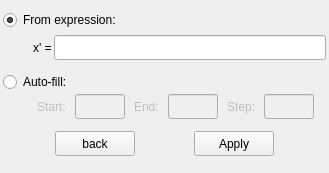
<?xml version="1.0" encoding="UTF-8"?>
<ui version="4.0">
 <class>FillOptions</class>
 <widget class="QWidget" name="FillOptions">
  <property name="geometry">
   <rect>
    <x>0</x>
    <y>0</y>
    <width>329</width>
    <height>173</height>
   </rect>
  </property>
  <property name="sizePolicy">
   <sizepolicy hsizetype="Minimum" vsizetype="Minimum">
    <horstretch>0</horstretch>
    <verstretch>0</verstretch>
   </sizepolicy>
  </property>
  <property name="windowTitle">
   <string>Representaion range</string>
  </property>
  <layout class="QVBoxLayout" name="verticalLayout">
   <property name="spacing">
    <number>8</number>
   </property>
   <property name="leftMargin">
    <number>3</number>
   </property>
   <property name="topMargin">
    <number>3</number>
   </property>
   <property name="rightMargin">
    <number>3</number>
   </property>
   <property name="bottomMargin">
    <number>3</number>
   </property>
   <item>
    <layout class="QVBoxLayout" name="verticalLayout_3">
     <property name="spacing">
      <number>2</number>
     </property>
     <item>
      <widget class="QRadioButton" name="fromExpression">
       <property name="sizePolicy">
        <sizepolicy hsizetype="Minimum" vsizetype="Minimum">
         <horstretch>0</horstretch>
         <verstretch>0</verstretch>
        </sizepolicy>
       </property>
       <property name="maximumSize">
        <size>
         <width>16777215</width>
         <height>26</height>
        </size>
       </property>
       <property name="text">
        <string>From expression:</string>
       </property>
       <property name="checked">
        <bool>true</bool>
       </property>
      </widget>
     </item>
     <item>
      <layout class="QHBoxLayout" name="horizontalLayout_3">
       <item>
        <spacer name="horizontalSpacer_3">
         <property name="orientation">
          <enum>Qt::Horizontal</enum>
         </property>
         <property name="sizeType">
          <enum>QSizePolicy::Fixed</enum>
         </property>
         <property name="sizeHint" stdset="0">
          <size>
           <width>30</width>
           <height>25</height>
          </size>
         </property>
        </spacer>
       </item>
       <item>
        <widget class="QLabel" name="label_3">
         <property name="sizePolicy">
          <sizepolicy hsizetype="Preferred" vsizetype="Minimum">
           <horstretch>0</horstretch>
           <verstretch>0</verstretch>
          </sizepolicy>
         </property>
         <property name="maximumSize">
          <size>
           <width>16777215</width>
           <height>16777215</height>
          </size>
         </property>
         <property name="text">
          <string>x' =</string>
         </property>
        </widget>
       </item>
       <item>
        <widget class="QLineEdit" name="expression">
         <property name="sizePolicy">
          <sizepolicy hsizetype="Expanding" vsizetype="Minimum">
           <horstretch>0</horstretch>
           <verstretch>0</verstretch>
          </sizepolicy>
         </property>
         <property name="maximumSize">
          <size>
           <width>16777215</width>
           <height>25</height>
          </size>
         </property>
         <property name="autoFillBackground">
          <bool>false</bool>
         </property>
        </widget>
       </item>
      </layout>
     </item>
    </layout>
   </item>
   <item>
    <layout class="QVBoxLayout" name="verticalLayout_4">
     <property name="spacing">
      <number>2</number>
     </property>
     <item>
      <widget class="QRadioButton" name="predefined">
       <property name="text">
        <string>Auto-fill:</string>
       </property>
      </widget>
     </item>
     <item>
      <layout class="QHBoxLayout" name="horizontalLayout_2">
       <item>
        <spacer name="horizontalSpacer_2">
         <property name="orientation">
          <enum>Qt::Horizontal</enum>
         </property>
         <property name="sizeType">
          <enum>QSizePolicy::Fixed</enum>
         </property>
         <property name="sizeHint" stdset="0">
          <size>
           <width>27</width>
           <height>17</height>
          </size>
         </property>
        </spacer>
       </item>
       <item>
        <widget class="QLabel" name="label">
         <property name="enabled">
          <bool>false</bool>
         </property>
         <property name="sizePolicy">
          <sizepolicy hsizetype="Fixed" vsizetype="Preferred">
           <horstretch>0</horstretch>
           <verstretch>0</verstretch>
          </sizepolicy>
         </property>
         <property name="text">
          <string>Start:</string>
         </property>
        </widget>
       </item>
       <item>
        <widget class="QLineEdit" name="start">
         <property name="enabled">
          <bool>false</bool>
         </property>
         <property name="sizePolicy">
          <sizepolicy hsizetype="Preferred" vsizetype="Fixed">
           <horstretch>0</horstretch>
           <verstretch>0</verstretch>
          </sizepolicy>
         </property>
         <property name="minimumSize">
          <size>
           <width>0</width>
           <height>0</height>
          </size>
         </property>
         <property name="maximumSize">
          <size>
           <width>50</width>
           <height>25</height>
          </size>
         </property>
         <property name="autoFillBackground">
          <bool>false</bool>
         </property>
        </widget>
       </item>
       <item>
        <widget class="QLabel" name="label_2">
         <property name="enabled">
          <bool>false</bool>
         </property>
         <property name="sizePolicy">
          <sizepolicy hsizetype="Fixed" vsizetype="Preferred">
           <horstretch>0</horstretch>
           <verstretch>0</verstretch>
          </sizepolicy>
         </property>
         <property name="text">
          <string>End:</string>
         </property>
        </widget>
       </item>
       <item>
        <widget class="QLineEdit" name="end">
         <property name="enabled">
          <bool>false</bool>
         </property>
         <property name="sizePolicy">
          <sizepolicy hsizetype="Preferred" vsizetype="Fixed">
           <horstretch>0</horstretch>
           <verstretch>0</verstretch>
          </sizepolicy>
         </property>
         <property name="minimumSize">
          <size>
           <width>0</width>
           <height>0</height>
          </size>
         </property>
         <property name="maximumSize">
          <size>
           <width>50</width>
           <height>25</height>
          </size>
         </property>
         <property name="autoFillBackground">
          <bool>false</bool>
         </property>
        </widget>
       </item>
       <item>
        <widget class="QLabel" name="label_4">
         <property name="enabled">
          <bool>false</bool>
         </property>
         <property name="sizePolicy">
          <sizepolicy hsizetype="Fixed" vsizetype="Preferred">
           <horstretch>0</horstretch>
           <verstretch>0</verstretch>
          </sizepolicy>
         </property>
         <property name="text">
          <string>Step:</string>
         </property>
        </widget>
       </item>
       <item>
        <widget class="QLineEdit" name="step">
         <property name="enabled">
          <bool>false</bool>
         </property>
         <property name="sizePolicy">
          <sizepolicy hsizetype="Preferred" vsizetype="Fixed">
           <horstretch>0</horstretch>
           <verstretch>0</verstretch>
          </sizepolicy>
         </property>
         <property name="maximumSize">
          <size>
           <width>50</width>
           <height>25</height>
          </size>
         </property>
         <property name="autoFillBackground">
          <bool>false</bool>
         </property>
        </widget>
       </item>
      </layout>
     </item>
    </layout>
   </item>
   <item>
    <layout class="QHBoxLayout" name="horizontalLayout_5">
     <item>
      <spacer name="horizontalSpacer">
       <property name="orientation">
        <enum>Qt::Horizontal</enum>
       </property>
       <property name="sizeHint" stdset="0">
        <size>
         <width>40</width>
         <height>20</height>
        </size>
       </property>
      </spacer>
     </item>
     <item>
      <widget class="QPushButton" name="previous">
       <property name="maximumSize">
        <size>
         <width>16777215</width>
         <height>25</height>
        </size>
       </property>
       <property name="text">
        <string>back</string>
       </property>
      </widget>
     </item>
     <item>
      <spacer name="horizontalSpacer_5">
       <property name="orientation">
        <enum>Qt::Horizontal</enum>
       </property>
       <property name="sizeHint" stdset="0">
        <size>
         <width>40</width>
         <height>20</height>
        </size>
       </property>
      </spacer>
     </item>
     <item>
      <widget class="QPushButton" name="apply">
       <property name="maximumSize">
        <size>
         <width>16777215</width>
         <height>25</height>
        </size>
       </property>
       <property name="text">
        <string>Apply</string>
       </property>
      </widget>
     </item>
     <item>
      <spacer name="horizontalSpacer_4">
       <property name="orientation">
        <enum>Qt::Horizontal</enum>
       </property>
       <property name="sizeHint" stdset="0">
        <size>
         <width>40</width>
         <height>20</height>
        </size>
       </property>
      </spacer>
     </item>
    </layout>
   </item>
   <item>
    <spacer name="verticalSpacer_2">
     <property name="orientation">
      <enum>Qt::Vertical</enum>
     </property>
     <property name="sizeType">
      <enum>QSizePolicy::Fixed</enum>
     </property>
     <property name="sizeHint" stdset="0">
      <size>
       <width>20</width>
       <height>10</height>
      </size>
     </property>
    </spacer>
   </item>
  </layout>
 </widget>
 <resources/>
 <connections>
  <connection>
   <sender>predefined</sender>
   <signal>toggled(bool)</signal>
   <receiver>step</receiver>
   <slot>setEnabled(bool)</slot>
   <hints>
    <hint type="sourcelabel">
     <x>444</x>
     <y>160</y>
    </hint>
    <hint type="destinationlabel">
     <x>740</x>
     <y>235</y>
    </hint>
   </hints>
  </connection>
  <connection>
   <sender>predefined</sender>
   <signal>toggled(bool)</signal>
   <receiver>label_2</receiver>
   <slot>setEnabled(bool)</slot>
   <hints>
    <hint type="sourcelabel">
     <x>237</x>
     <y>160</y>
    </hint>
    <hint type="destinationlabel">
     <x>330</x>
     <y>189</y>
    </hint>
   </hints>
  </connection>
  <connection>
   <sender>predefined</sender>
   <signal>toggled(bool)</signal>
   <receiver>end</receiver>
   <slot>setEnabled(bool)</slot>
   <hints>
    <hint type="sourcelabel">
     <x>319</x>
     <y>160</y>
    </hint>
    <hint type="destinationlabel">
     <x>494</x>
     <y>235</y>
    </hint>
   </hints>
  </connection>
  <connection>
   <sender>predefined</sender>
   <signal>toggled(bool)</signal>
   <receiver>start</receiver>
   <slot>setEnabled(bool)</slot>
   <hints>
    <hint type="sourcelabel">
     <x>197</x>
     <y>160</y>
    </hint>
    <hint type="destinationlabel">
     <x>270</x>
     <y>235</y>
    </hint>
   </hints>
  </connection>
  <connection>
   <sender>predefined</sender>
   <signal>toggled(bool)</signal>
   <receiver>label</receiver>
   <slot>setEnabled(bool)</slot>
   <hints>
    <hint type="sourcelabel">
     <x>101</x>
     <y>160</y>
    </hint>
    <hint type="destinationlabel">
     <x>51</x>
     <y>190</y>
    </hint>
   </hints>
  </connection>
  <connection>
   <sender>predefined</sender>
   <signal>toggled(bool)</signal>
   <receiver>label_4</receiver>
   <slot>setEnabled(bool)</slot>
   <hints>
    <hint type="sourcelabel">
     <x>412</x>
     <y>160</y>
    </hint>
    <hint type="destinationlabel">
     <x>620</x>
     <y>189</y>
    </hint>
   </hints>
  </connection>
  <connection>
   <sender>fromExpression</sender>
   <signal>toggled(bool)</signal>
   <receiver>label_3</receiver>
   <slot>setEnabled(bool)</slot>
   <hints>
    <hint type="sourcelabel">
     <x>60</x>
     <y>15</y>
    </hint>
    <hint type="destinationlabel">
     <x>60</x>
     <y>46</y>
    </hint>
   </hints>
  </connection>
  <connection>
   <sender>fromExpression</sender>
   <signal>toggled(bool)</signal>
   <receiver>expression</receiver>
   <slot>setEnabled(bool)</slot>
   <hints>
    <hint type="sourcelabel">
     <x>129</x>
     <y>19</y>
    </hint>
    <hint type="destinationlabel">
     <x>146</x>
     <y>80</y>
    </hint>
   </hints>
  </connection>
 </connections>
</ui>
